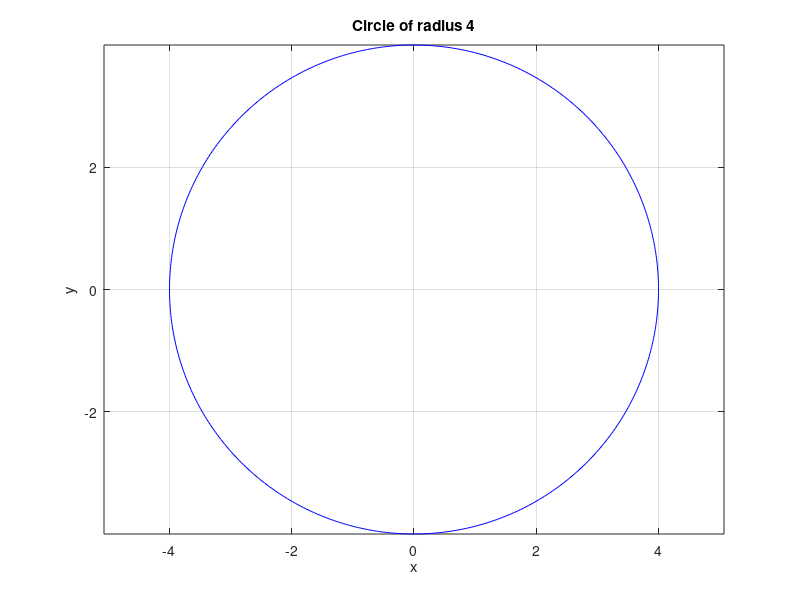

Source code (MATLAB):
% Parametric circle and geometric measurements
clc; clear; close all;
r = 4;
t = linspace(0,2*pi,500);
x = r*cos(t); y = r*sin(t);
plot(x,y,'b-'); axis equal; grid on;
title('Circle of radius 4'); xlabel('x'); ylabel('y');
fprintf('Radius = %.2f, area = %.4f, circumference = %.4f\n', r, pi*r^2, 2*pi*r);
